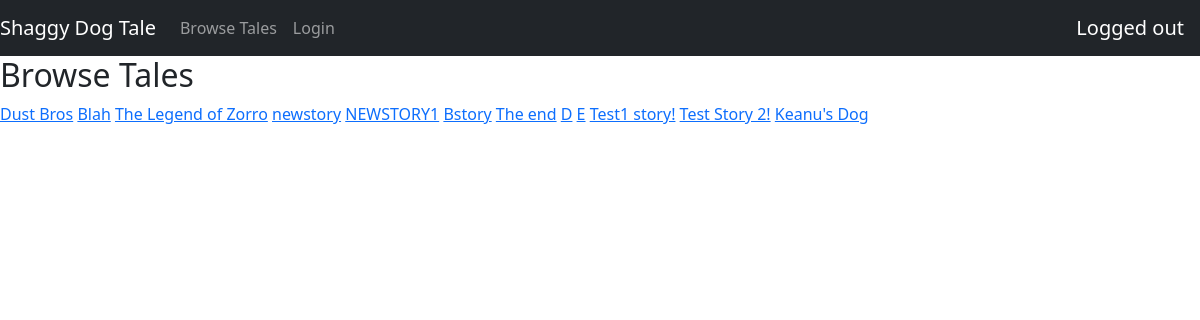
/shaggydogtale/browse, run on an earlier commit of the app's database.
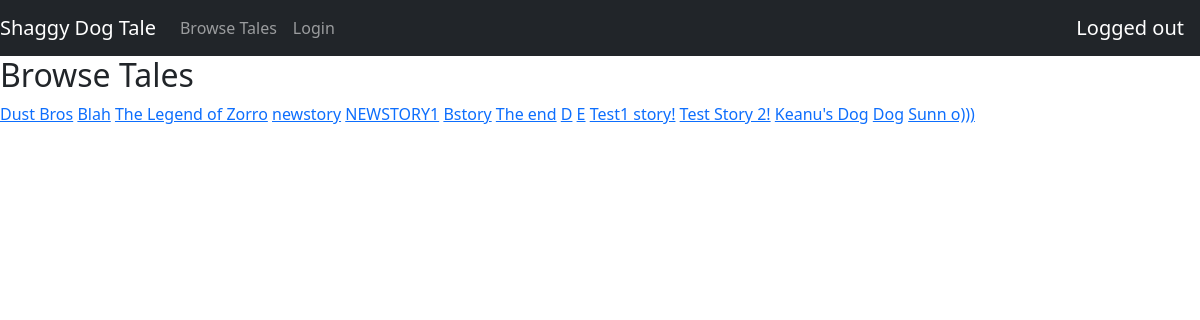
And on a later commit of the database.
### shaggydogtale/models.py (models this page shows, shortened)
class Story(models.Model):
    title = models.CharField(max_length=100)
    beginning = models.TextField(max_length=2000)
    middle = models.TextField(max_length=2000)
    end = models.TextField(max_length=2000)

### shaggydogtale/views.py (the view)
# urls.py: path('browse', views.Browse, name="browse"),
def Browse(request):
    stories = Story.objects.all()
    context = {
        'stories': stories
    }
    return render(request, 'shaggydogtale/browse.html', context)

### shaggydogtale/templates/shaggydogtale/browse.html
{% extends 'shaggydogtale/base.html' %}
{% block body %}
<h2>Browse Tales</h2>
    {% for story in stories %}
        <a href="{% url 'shaggydogtale:view' story.id %}">{{story.title}}</a>
    {% endfor %}
{% endblock body %}

### shaggydogtale/templates/shaggydogtale/base.html (shortened to what this page needs)
{% load static %}
<!DOCTYPE html>
<html lang="en">
<head>
    <link rel="stylesheet" href="{% static 'shaggydogtale/style.css' %}">
    <link href="https://cdn.jsdelivr.net/npm/bootstrap@5.2.2/dist/css/bootstrap.min.css" rel="stylesheet">
</head>
<body>
    <nav class="navbar sticky-top navbar-expand-lg navbar-dark bg-dark">
        <a class="navbar-brand nav-margin" href="{% url 'shaggydogtale:browse' %}">Shaggy Dog Tale</a>
        <div class="collapse navbar-collapse" id="navbarNav">
          <ul class="navbar-nav">
            <li class="nav-item">
              <a class="nav-link" href="{% url 'shaggydogtale:browse' %}">Browse Tales</a>
            </li>
            {% if user.is_authenticated %}
              <li class="nav-item">
                <a class="nav-link" href="{% url 'shaggydogtale:contributed' %}">Your Tales</a>
              </li>
              <li class="nav-item">
                <a class="nav-link" href="{% url 'logout' %}">Logout</a>
              </li>
            {% else %}
              <li class="nav-item">
                <a class="nav-link" href="{% url 'login' %}">Login</a>
              </li>
            {% endif %}
          </ul>
        </div>
        {% if user.is_authenticated %}
          <div class="navbar-brand">Logged in as {{user}}</div>
        {% else %}
          <div class="navbar-brand">Logged out</div>
        {% endif %}
    </nav>
    {% block body %}
    {% endblock body %}
</body>
</html>

What changed in the data, as far as the page shows it:
added Story: title "Dog"
added Story: title "Sunn o)))"
